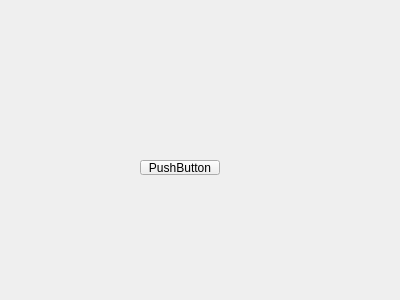
<?xml version="1.0" encoding="UTF-8"?>
<ui version="4.0">
 <class>MGWidget</class>
 <widget class="QWidget" name="MGWidget">
  <property name="geometry">
   <rect>
    <x>0</x>
    <y>0</y>
    <width>400</width>
    <height>300</height>
   </rect>
  </property>
  <property name="windowTitle">
   <string>Form</string>
  </property>
  <widget class="QPushButton" name="pushButton">
   <property name="geometry">
    <rect>
     <x>140</x>
     <y>160</y>
     <width>80</width>
     <height>15</height>
    </rect>
   </property>
   <property name="text">
    <string>PushButton</string>
   </property>
  </widget>
 </widget>
 <resources/>
 <connections/>
</ui>
